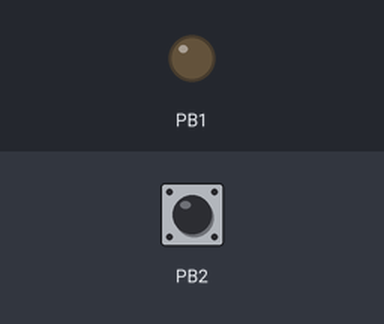
This sketch was run on a simulated ATtiny85, built with avr-gcc and run on an emulated ATtiny85. On the bench: output pins drawn as LEDs (lit = HIGH). The test bench sets the inputs (shaded band); at power-on: PB2 HIGH.

Above: at 0.3 s.
At 55.7 s:
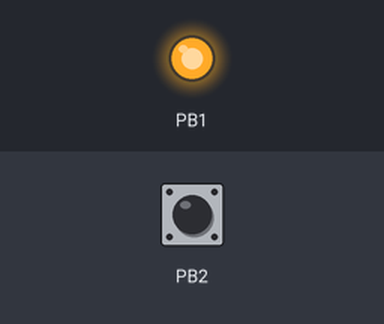
Timing chart, 0 to 57.2 s (numbered marks = the images above):
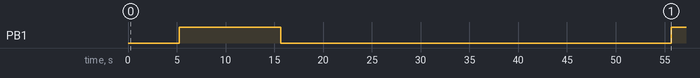

The sketch:

explain-attack.ino
```cpp
// train/explain-attack - Tier 3
//
// The technical debrief, for an IT or security audience: exactly what the
// previous payloads did, including what they did NOT do.
//
// Included because BadUSB demos usually stop at "look, it typed something" and
// leave everyone reasoning about a threat model they were never given. This
// closes that loop, including the control that would have stopped it and the
// reason it did not fire.
//
// The last section is deliberately self-incriminating: every Tier 2 collector
// runs powershell -EncodedCommand, a signature EDR watches for. Being able to
// say "and here is what our own tooling flagged" persuades better than any
// amount of hand-waving.
//
// Deliberately terse line-by-line: the flash budget is 6012 bytes total, and
// long prose here is long prose that will not fit.

#include <duck.h>

// A macro, not a function. The call sites read line("text"), and PSTR() has to
// wrap the literal *at the call site* for the compiler to fold it into flash.
// A function taking `const char *` receives a RAM pointer instead, and then
// typeFlash() reads that RAM address with pgm_read_byte() - garbage on screen,
// and the whole string counted against the 512 bytes of SRAM.
#define line(s) do { typeFlash(PSTR(s)); press(KEY_ENTER); } while (0)

void setup() {
  duckBegin();
  openRun();
  TYPE("notepad");
  press(KEY_ENTER);
  delay(1500);

  line("=== BADUSB: WHAT JUST HAPPENED ===");
  line("");
  line("THE DEVICE");
  line("A Digispark is an ATtiny85 in a case shaped like a USB");
  line("stick. The chip has no USB hardware, so it runs V-USB - a");
  line("software USB stack - over two GPIO pins.");
  line("");
  line("On boot the Micronucleus bootloader presents as a programming");
  line("port for about five seconds. After that timeout with no upload");
  line("arriving, it drops off the bus and hands over to firmware.");
  line("");
  line("That firmware describes itself as a USB HID keyboard. The host");
  line("has no way to ask whether that is true. A keyboard appeared.");
  line("");
  line("THE ATTACK");
  line("Keyboards are allowed to send keystrokes, so this one does. It");
  line("presses Win+R and types a command. No prompt, no consent, no");
  line("visible user action. The host cannot distinguish it from you.");
  line("");
  line("KEYBOARD LAYOUT - THE PART EVERYONE GETS WRONG");
  line("HID sends a usage code per key, not a character. Key to");
  line("character mapping belongs to the OS layout, not the device.");
  line("So the key labelled @ on a US layout only produces @ if the");
  line("OS is US. On UK it gives something else entirely.");
  line("");
  line("DigiKeyboard assumes US, so a raw-typed payload silently");
  line("emits garbage. Hence the base64: A-Z a-z 0-9 + / = are in the");
  line("same physical place on US and UK, so the encoded form is");
  line("layout-independent. Plaintext never reaches the keyboard.");
  line("");
  line("WHAT DID NOT HAPPEN");
  line("No malware. No file read. Nothing sent off-box. No");
  line("persistence. No privilege change. Tier 2 wrote text files to");
  line("C:\\Users\\Public\\ds-recon and stopped.");
  line("");
  line("WHAT WOULD HAVE STOPPED IT");
  line(" 1. USB allow-listing, or a block on vendor 0x16c0. Stock");
  line("    firmware announces its VID, so this works.");
  line(" 2. A hardened Winlogon shell or third-party USB filter.");
  line(" 3. Nothing in Windows alone. Blocking mass storage does");
  line("    NOT block keyboards - separate device classes.");
  line("");
  line("THE PART THAT MAKES EDR FIRE");
  line("Every collector uses powershell -EncodedCommand. That flag");
  line("hides command text from naive inspection, which is exactly");
  line("why it is a detection signature. Robust to keyboard layout,");
  line("visible to script block logging. That is the trade itself.");
  line("");
  line("If your EDR flagged this exercise, it was right to.");

  ledOn();
  delayOrAbort(40000);
  ledOff();
}

void loop() {}
```
